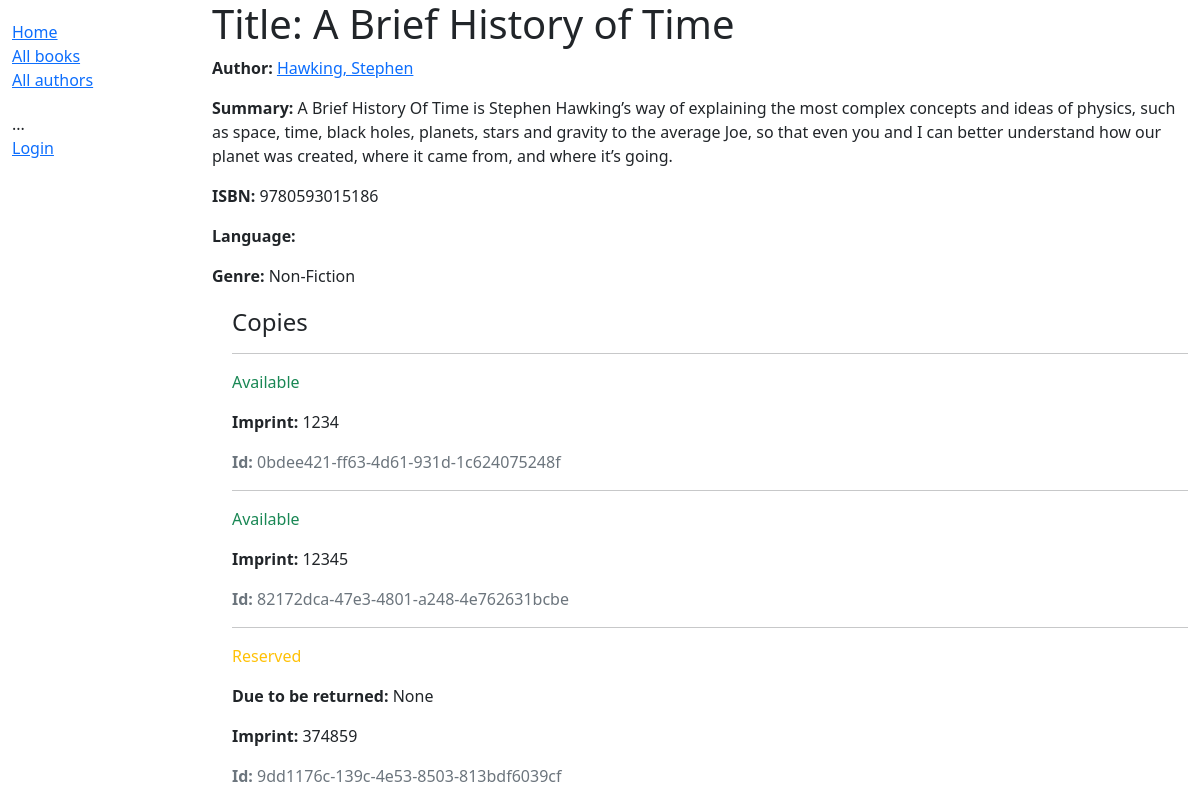
/catalog/book/1, run on the app's committed database.
### catalog/models.py (models this page shows, shortened)
class Book(models.Model):
    title = models.CharField(max_length=200)
    author = models.ForeignKey('Author', on_delete=models.SET_NULL, null=True)
    summary = models.TextField(max_length=1000, help_text='Enter a brief description of the book')
    isbn = models.CharField('ISBN', max_length=13, unique=True,
                             help_text='13 Character <a href="https://www.isbn-international.org/content/what-isbn">ISBN number</a>')
    genre = models.ManyToManyField(Genre, help_text='Select a genre for this book')
    def display_genre(self):
        """Create a string for the Genre. This is required to display genre in Admin."""
        return ', '.join(genre.name for genre in self.genre.all()[:3])
    display_genre.short_description = 'Genre'

class Author(models.Model):
    first_name = models.CharField(max_length=100)
    last_name = models.CharField(max_length=100)
    date_of_birth = models.DateField(null=True, blank=True)
    date_of_death = models.DateField('Died', null=True, blank=True)
    class Meta:
        ordering = ['last_name', 'first_name']
    def __str__(self):
        return f'{self.last_name}, {self.first_name}'

class Genre(models.Model):
    name = models.CharField(max_length=200, help_text='Enter a book genre (e.g. Science Fiction)')
    def __str__(self):
        return self.name

class BookInstance(models.Model):
    id = models.UUIDField(primary_key=True, default=uuid.uuid4, help_text='Unique ID for this particular book across whole library')
    book = models.ForeignKey('Book', on_delete=models.RESTRICT, null=True)
    imprint = models.CharField(max_length=200)
    due_back = models.DateField(null=True, blank=True)
    LOAN_STATUS = (
        ('m', 'Maintenance'),
        ('o', 'On loan'),
        ('a', 'Available'),
        ('r', 'Reserved'),
    )
    status = models.CharField(
        max_length=1,
        choices=LOAN_STATUS,
        blank=True,
        default='m',
        help_text='Book availability',
    )
    class Meta:
        ordering = ['due_back']
    borrower = models.ForeignKey(User, on_delete=models.SET_NULL, null=True, blank=True)

### catalog/views.py (the view)
# urls.py: path('book/<int:pk>', views.BookDetailView.as_view(), name='book-detail'),
class BookDetailView(generic.DetailView):
    model = Book

### catalog/templates/catalog/book_detail.html
{% extends "base_generic.html" %} {% block content %}
<h1>Title: {{ book.title }}</h1>
<p><strong>Author:</strong> <a href="">{{ book.author }}</a></p>
<p><strong>Summary:</strong> {{ book.summary }}</p>
<p><strong>ISBN:</strong> {{ book.isbn }}</p>
<p><strong>Language:</strong> {{ book.language }}</p>
<p><strong>Genre:</strong> {{ book.genre.all|join:", " }}</p>
<div style="margin-left: 20px; margin-top: 20px">
  <h4>Copies</h4>
  {% for copy in book.bookinstance_set.all %}
  <hr />
  <p
    class="{% if copy.status == 'a' %}text-success{% elif copy.status == 'm' %}text-danger{% else %}text-warning{% endif %}"
  >
    {{ copy.get_status_display }}
  </p>
  {% if copy.status != 'a' %}
  <p><strong>Due to be returned:</strong> {{ copy.due_back }}</p>
  {% endif %}
  <p><strong>Imprint:</strong> {{ copy.imprint }}</p>
  <p class="text-muted"><strong>Id:</strong> {{ copy.id }}</p>
  {% endfor %}
</div>
{% endblock %}

### data on the page
Book: author "Hawking, Stephen", summary "A Brief History Of Time is Stephen Hawking’s way of explaining the most complex concepts and ideas of physics, such as space, time, black holes, planets, stars and gravity to the average Joe, so that even you and I can better understand how our planet was created, where it came from, and where it’s going.", isbn "9780593015186", genre.all "Non-Fiction"
BookInstance: status "Available", imprint "1234", id "0bdee421-ff63-4d61-931d-1c624075248f"
BookInstance: status "Available", imprint "12345", id "82172dca-47e3-4801-a248-4e762631bcbe"
BookInstance: status "Reserved", due_back "None", imprint "374859", id "9dd1176c-139c-4e53-8503-813bdf6039cf"
